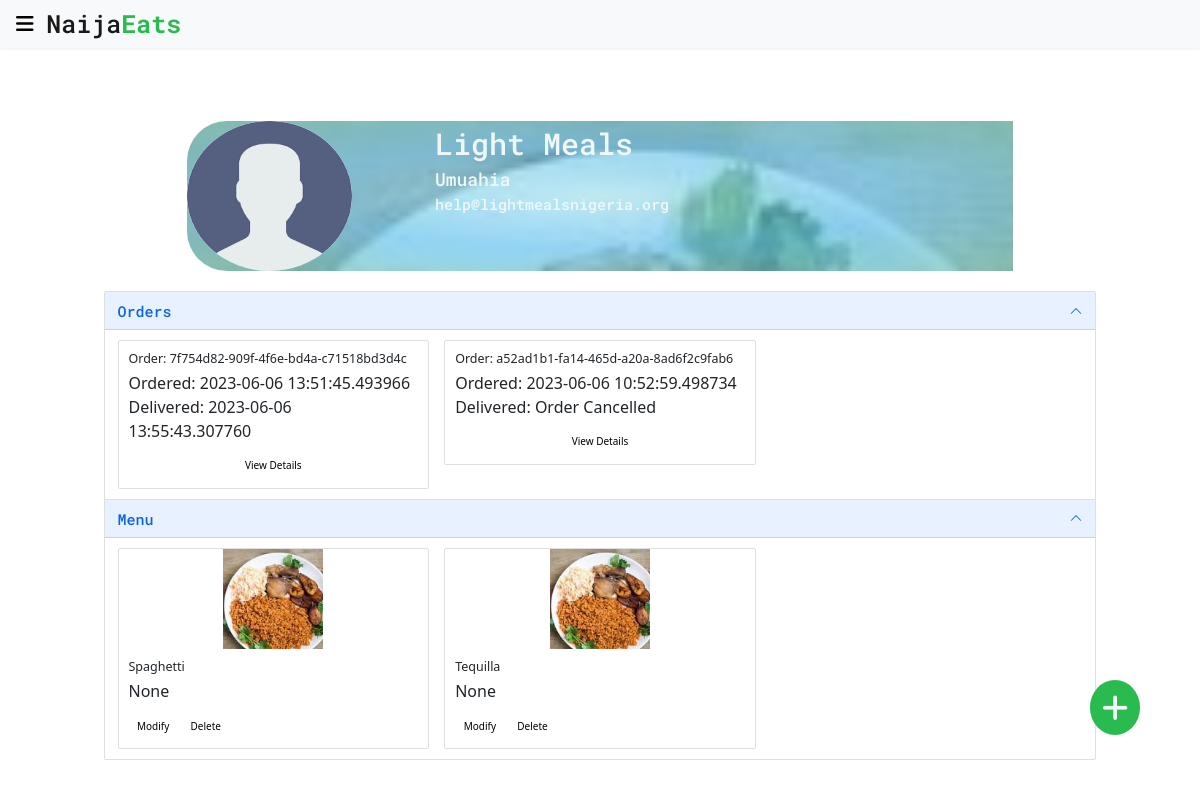
Screenshot of /profile/35ad954f-af11-4079-865b-e1600fb6e586 (signed in) with the database file from the repository.
### app/models/user.py (models this page shows, shortened)
class User(UserMixin, db.Model):
    id = db.Column(db.String(50), primary_key=True, default=generate_uuid)
    first_name = db.Column(db.String(70), nullable=True)
    last_name = db.Column(db.String(70), nullable=True)
    org_name = db.Column(db.String(70), nullable=True)
    image_url = db.Column(db.Text, nullable=False,
                          default='../static/images/sample_user.png')
    email = db.Column(db.String(150), nullable=False, unique=True)
    password = db.Column(db.String(100), nullable=False)
    is_business = db.Column(db.Boolean(), nullable=False, default=False)
    address = db.Column(db.Text, default='User Address Supposed To Go Here')
    city_id = db.Column(db.String(50), db.ForeignKey('city.id'),
                        nullable=False)
    menu = db.relationship('MenuItem', backref='restaurant', lazy=True)
    orders = db.relationship('PlacedOrder', backref='buyer', lazy=True)
    reviews = db.relationship('Review', backref='user', lazy=True)

### app/models/city.py (models this page shows, shortened)
class City(db.Model):
    id = db.Column(db.String(50), primary_key=True, default=generate_uuid)
    name = db.Column(db.String(30), nullable=False, unique=True)
    zip_code = db.Column(db.String(20))
    users = db.relationship('User', backref='city', lazy=True)

### app/models/placed_order.py (models this page shows, shortened)
class PlacedOrder(db.Model):
    id = db.Column(db.String(50), primary_key=True, default=generate_uuid)
    quantity = db.Column(db.Integer, nullable=False, default=0)
    order_date = db.Column(db.DateTime, nullable=False, default=datetime.now())
    delivery_date = db.Column(db.DateTime)
    delivery_address = db.Column(db.Text)
    total_price = db.Column(db.Float)
    cancelled = db.Column(db.Boolean, default=False)
    delivered = db.Column(db.Boolean, default=False)
    user_id = db.Column(db.String(50), db.ForeignKey('user.id'),
                        nullable=True)
    reviews = db.relationship('Review', backref='order', lazy=True)
    menu = db.relationship('MenuItem', secondary='order_menuitem',
                           backref='orders')

### app/models/menu_item.py (models this page shows, shortened)
class MenuItem(db.Model):
    id = db.Column(db.String(50), primary_key=True, default=generate_uuid)
    title = db.Column(db.String(50), nullable=False)
    image_url = db.Column(db.Text, nullable=False,
                          default="../static/images/naijafoods.jpeg")
    description = db.Column(db.Text)
    price = db.Column(db.Numeric(precision=5, scale=2), nullable=False)
    category_id = db.Column(db.String(50), db.ForeignKey('category.id'),
                            nullable=False)
    user_id = db.Column(db.String(50), db.ForeignKey('user.id'),
                        nullable=True)

### app/user/routes.py (the view)
@bp.route("/profile/<user_id>")
@login_required
def profile(user_id):
    user = User.query.get(user_id)
    orders = []
    if user.is_business:
        menu = MenuItem.query.all()
        for menu_item in menu:
            if menu_item.restaurant == user:
                orders.extend(menu_item.orders)
        order_ids = set([order.id for order in orders])
        orders = []
        for order_id in order_ids:
            orders.append(PlacedOrder.query.get(order_id))
    else:
        orders = user.orders
    return render_template('profile.html', user=user, orders=orders)

### app/__init__.py (called while the page is built)
def create_app(config_class=Config):
    app = Flask(__name__)
    app.config.from_object(config_class)
    db.init_app(app=app)
    login_manager = LoginManager()
    login_manager.init_app(app)
    login_manager.login_view = 'user_bp.login'
    from app.main import bp as main_bp
    from app.user import bp as user_bp
    app.register_blueprint(main_bp)
    app.register_blueprint(user_bp)
    @login_manager.user_loader
    def load_user(user_id):
        return User.query.get(user_id)
    @app.route('/test/')
    def test_app():
        return '<h1>It seems the app is working well</h1>'
    return app

### app/templates/profile.html (shortened to what this page needs)
{% extends "base.html" %}
{% block content %}
{% include 'simple_nav.html' %}
<div class="profile-area">
  <div class="profile-header">
    <div class="profile-image">
      <img src="{{ user.image_url }}" alt="Image of a sample user profile">
    </div>
    <div class="profile-details">
      {% if user.is_business %}
      <span id="user_name">{{ user.org_name }}</span>
      {% else %}
      <span id="user_name">{{ user.first_name }} {{ user.last_name }}</span>
      {% endif %}
      <span id="user_city">{{ user.city.name }}</span>
      <span id="user_email">{{ user.email }}</span>
    </div>
  </div>
  <div class="profile-body">
    <div class="accordion" id="accordionExample">
      <div class="accordion-item">
        <h2 class="accordion-header" id="headingOne">
          <button class="accordion-button" type="button" data-bs-toggle="collapse" data-bs-target="#orderPane"
            aria-expanded="true" aria-controls="orderPane">
            <span class="accordion-header">Orders</span>
          </button>
        </h2>
        <div id="orderPane" class="accordion-collapse collapse show" aria-labelledby="headingOne"
          data-bs-parent="#accordionExample">
          <div class="accordion-body">
            {% if orders |length > 0 %}
            <div class="row">
              {% for order in orders %}
              <div class="col-sm-4">
                <div class="card">
                  <div class="card-body">
                    <h5 class="card-title">Order: {{ order.id }}</h5>
                    <p class="card-text">
                      <span>Ordered: {{ order.order_date }}</span><br>
                      <span>Delivered:
                        {% if order.delivered %}
                        {{ order.delivery_date }}
                        {% elif order.cancelled %}
                        Order Cancelled
                        {% else %}
                        To be delivered
                        {% endif %}
                      </span>
                    </p>
                    <div class="order-control">
                      <a href="#" class="btn">View Details</a>
                    </div>
                  </div>
                </div>
              </div>
              {% endfor %}
            </div>
            {% else %}
            <b> Orders Associated With This User Will Appear Here </b>
            {% endif %}
          </div>
        </div>
      </div>
      {% if user.is_business %}
      <div class="accordion-item">
        <h2 class="accordion-header" id="headingOne">
          <button class="accordion-button" type="button" data-bs-toggle="collapse" data-bs-target="#menuPane"
            aria-expanded="true" aria-controls="menuPane">
            <span class="accordion-header">Menu</span>
          </button>
        </h2>
        <div id="menuPane" class="accordion-collapse collapse show" aria-labelledby="headingOne"
          data-bs-parent="#accordionExample">
          <div class="accordion-body">
            {% if user.menu |length > 0 %}
            <div class="row">
              {% for menu_item in user.menu %}
              <div class="col-sm-4">
                <div class="card menu-card">
                  <img src="{{ menu_item.image_url }}" class="card-img-top" alt="...">
                  <div class="card-body">
                    <h5 class="card-title">{{ menu_item.title }}</h5>
                    <p class="card-text">{{ menu_item.description }}</p>
                    <a href="#" class="btn btn-delete">Modify</a>
                    <a href="{{ url_for('main_bp.delete_menuitem', item_id=menu_item.id) }}"
                      class="btn btn-delete">Delete</a>
                  </div>
                </div>
              </div>
              {% endfor %}
            </div>
            {% else %}
            <b> Menu Created By This Restaurant Will Appear Here </b>
            {% endif %}
          </div>
        </div>
      </div>
      {% endif %}
    </div>
  </div>
  {% if user.is_business %}
  <div class="add-menu-item">
    <a href="#" class="btn">
      <i class="fa-solid fa-plus"></i>
    </a>
  </div>
  {% endif %}
</div>
{% endblock %}

### app/static/style/main.css (style rules this page uses)
* { margin: 0; padding: 0; box-sizing: border-box; }
html { font-size: 10px; }
body { position: relative; font-size: 1.6rem; padding: 10px; }
a, a:link, a:visited, a:active { color: black; text-decoration: none; }
.profile-area { width: 90%; height: fit-content; margin: 5vh auto; padding: 1.5rem; }
.profile-header { width: 80%; margin: 0 auto; background-image: radial-gradient( ellipse, rgba(84, 213, 227, 0.3), rgba(105, 197, 240, 0.7), rgba(115, 199, 185, 0.7) ), url(../images/naijafoods.jpeg); background-repeat: no-repeat; background-size: 100%; background-position: top center; border-top-left-radius: 4rem; border-bottom-left-radius: 4rem; }
.profile-image { display: inline-block; width: 20%; height: fit-content; }
.profile-image img { width: 100%; height: 150px; border-radius: 50%; }
.profile-details { width: 70%; height: 50%; float: right; }
.profile-details span { display: block; font-family: 'Roboto Mono', monospace; font-weight: 500; color: #f0f7f7; }
.profile-details #user_name { font-size: 3rem; }
.profile-details #user_city { font-size: 1.8rem; }
.profile-details #user_email { font-size: 1.5rem; }
.profile-body { padding: 2rem; }
.profile-body .accordion-header { font-family: 'Roboto Mono', monospace; font-size: 1.5rem; font-weight: 500; }
.menu-card { position: relative; height: fit-content; }
.menu-card img { height: 10rem; object-fit: contain; object-position: center; }
.order-control { display: flex; flex-direction: row; justify-content: space-around; }
.btn-delete { position: relative; }
.add-menu-item { background-color: #29ba50; width: 5rem; height: fit-content; text-align: center; border-radius: 50%; position: fixed; top: 85vh; right: 5%; z-index: 10; }
.add-menu-item a { color: #f0f7f7; font-size: 3rem; }

### rows the page displays
User: image_url (picture), org_name "Light Meals", email "help@lightmealsnigeria.org"
City: city.name "Umuahia"
PlacedOrder: id "7f754d82-909f-4f6e-bd4a-c71518bd3d4c", order_date "2023-06-06 13:51:45.493966", delivery_date "2023-06-06 13:55:43.307760"
PlacedOrder: id "a52ad1b1-fa14-465d-a20a-8ad6f2c9fab6", order_date "2023-06-06 10:52:59.498734", delivered "Order Cancelled"
MenuItem: image_url (picture), title "Spaghetti", description "None"
MenuItem: image_url (picture), title "Tequilla", description "None"
